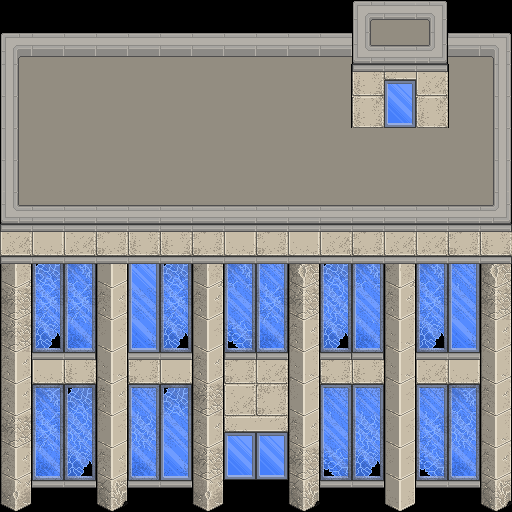

This game map was drawn from its Tiled (.tmx) file and the tilesets committed beside it. A one-line description and the full map source follow:
An orthogonal 16x16 tile map with 32x32 px tiles, 10 tile layers (Floor0, Floor0Alpha, Floor0Outer, Floor0OuterAlpha, ...).

<map version="1.10" tiledversion="1.10.1" orientation="orthogonal" renderorder="right-down" width="16" height="16" tilewidth="32" tileheight="32" infinite="0" nextlayerid="25" nextobjectid="6">
 <editorsettings>
  <export target="../../Scenes/Buildings/BuildingCityMed1.tscn" format="tscn" />
 </editorsettings>
 <tileset firstgid="1" source="../Test/City.tsx" />
 <layer id="15" name="Floor0" width="16" height="16">
  <data encoding="csv">
0,0,0,0,0,0,0,0,0,0,0,0,0,0,0,0,
0,0,0,0,0,0,0,0,0,0,0,0,0,0,0,0,
0,0,0,0,0,0,0,0,0,0,0,0,0,0,0,0,
0,0,0,0,0,0,0,0,0,0,0,0,0,0,0,0,
0,0,0,0,0,0,0,0,0,0,0,0,0,0,0,0,
0,0,0,0,0,0,0,0,0,0,0,0,0,0,0,0,
0,0,0,0,0,0,0,0,0,0,0,0,0,0,0,0,
0,0,0,0,0,0,0,0,0,0,0,0,0,0,0,0,
0,0,0,0,0,0,0,0,0,0,0,0,0,0,0,0,
205,206,206,206,206,206,206,206,206,206,206,206,206,206,206,207,
221,222,222,222,222,222,222,222,222,222,222,222,222,222,222,223,
221,222,222,222,222,222,222,222,222,222,222,222,222,222,222,223,
221,222,222,222,222,222,222,222,222,222,222,222,222,222,222,223,
221,222,222,222,222,222,222,222,222,222,222,222,222,222,222,223,
237,238,238,238,238,238,238,238,238,238,238,238,238,238,238,239,
0,0,0,0,0,0,0,0,0,0,0,0,0,0,0,0
</data>
 </layer>
 <layer id="14" name="Floor0Alpha" width="16" height="16">
  <data encoding="csv">
0,0,0,0,0,0,0,0,0,0,0,0,0,0,0,0,
0,0,0,0,0,0,0,0,0,0,0,0,0,0,0,0,
0,0,0,0,0,0,0,0,0,0,0,0,0,0,0,0,
0,0,0,0,0,0,0,0,0,0,0,0,0,0,0,0,
0,0,0,0,0,0,0,0,0,0,0,0,0,0,0,0,
0,0,0,0,0,0,0,0,0,0,0,0,0,0,0,0,
0,0,0,0,0,0,0,0,0,0,0,0,0,0,0,0,
0,0,0,0,0,0,0,0,0,0,0,0,0,0,0,0,
0,0,0,0,0,0,0,0,0,0,0,0,0,0,0,0,
0,0,0,0,0,0,0,0,0,0,0,0,0,0,0,0,
0,0,0,0,0,0,0,0,0,0,0,0,0,0,0,0,
0,0,0,0,0,0,0,0,0,0,0,0,0,0,0,0,
0,0,0,0,0,0,0,0,0,0,0,0,0,0,0,0,
0,0,0,0,0,0,0,0,0,0,0,0,0,0,0,0,
0,0,0,0,0,0,0,0,0,0,0,0,0,0,0,0,
0,0,0,0,0,0,0,0,0,0,0,0,0,0,0,0
</data>
 </layer>
 <layer id="6" name="Floor0Outer" width="16" height="16">
  <data encoding="csv">
0,0,0,0,0,0,0,0,0,0,0,0,0,0,0,0,
0,0,0,0,0,0,0,0,0,0,0,0,0,0,0,0,
0,0,0,0,0,0,0,0,0,0,0,0,0,0,0,0,
0,0,0,0,0,0,0,0,0,0,0,0,0,0,0,0,
0,0,0,0,0,0,0,0,0,0,0,0,0,0,0,0,
0,0,0,0,0,0,0,0,0,0,0,0,0,0,0,0,
0,0,0,0,0,0,0,0,0,0,0,0,0,0,0,0,
0,0,0,0,0,0,0,0,0,0,0,0,0,0,0,0,
0,0,0,0,0,0,0,0,0,0,0,0,0,0,0,0,
0,0,0,0,0,0,0,0,0,0,0,0,0,0,0,0,
0,0,0,0,0,0,0,0,0,0,0,0,0,0,0,0,
211,201,203,210,204,201,211,204,202,210,204,203,210,202,201,210,
211,199,200,211,198,200,212,202,204,209,198,198,209,198,199,211,
212,215,216,209,216,214,211,218,219,211,214,216,209,215,216,210,
211,230,232,211,230,229,212,234,235,212,231,232,209,231,230,211,
227,247,247,228,246,246,227,0,0,228,246,247,225,246,247,228
</data>
 </layer>
 <layer id="16" name="Floor0OuterAlpha" width="16" height="16">
  <data encoding="csv">
0,0,0,0,0,0,0,0,0,0,0,0,0,0,0,0,
0,0,0,0,0,0,0,0,0,0,0,0,0,0,0,0,
0,0,0,0,0,0,0,0,0,0,0,0,0,0,0,0,
0,0,0,0,0,0,0,0,0,0,0,0,0,0,0,0,
0,0,0,0,0,0,0,0,0,0,0,0,0,0,0,0,
0,0,0,0,0,0,0,0,0,0,0,0,0,0,0,0,
0,0,0,0,0,0,0,0,0,0,0,0,0,0,0,0,
0,0,0,0,0,0,0,0,0,0,0,0,0,0,0,0,
0,0,0,0,0,0,0,0,0,0,0,0,0,0,0,0,
0,0,0,0,0,0,0,0,0,0,0,0,0,0,0,0,
0,0,0,0,0,0,0,0,0,0,0,0,0,0,0,0,
0,246,248,0,247,247,0,245,245,0,248,248,0,246,246,0,
0,0,0,0,0,0,0,0,0,0,0,0,0,0,0,0,
0,0,0,0,0,0,0,0,0,0,0,0,0,0,0,0,
0,0,0,0,0,0,0,0,0,0,0,0,0,0,0,0,
0,0,0,0,0,0,0,0,0,0,0,0,0,0,0,0
</data>
 </layer>
 <layer id="17" name="Floor1" width="16" height="16">
  <data encoding="csv">
0,0,0,0,0,0,0,0,0,0,0,0,0,0,0,0,
0,0,0,0,0,0,0,0,0,0,0,0,0,0,0,0,
0,0,0,0,0,0,0,0,0,0,0,0,0,0,0,0,
0,0,0,0,0,0,0,0,0,0,0,0,0,0,0,0,
0,0,0,0,0,0,0,0,0,0,0,0,0,0,0,0,
205,206,206,206,206,206,206,206,206,206,206,206,206,206,206,207,
221,222,222,222,222,222,222,222,222,222,222,222,222,222,222,223,
221,222,222,222,222,222,222,222,222,222,222,222,222,222,222,223,
221,222,222,222,222,222,222,222,222,222,222,222,222,222,222,223,
221,222,222,222,222,222,222,222,222,222,222,222,222,222,222,223,
237,238,238,238,238,238,238,238,238,238,238,238,238,238,238,239,
0,0,0,0,0,0,0,0,0,0,0,0,0,0,0,0,
0,0,0,0,0,0,0,0,0,0,0,0,0,0,0,0,
0,0,0,0,0,0,0,0,0,0,0,0,0,0,0,0,
0,0,0,0,0,0,0,0,0,0,0,0,0,0,0,0,
0,0,0,0,0,0,0,0,0,0,0,0,0,0,0,0
</data>
 </layer>
 <layer id="18" name="Floor1Alpha" width="16" height="16">
  <data encoding="csv">
0,0,0,0,0,0,0,0,0,0,0,0,0,0,0,0,
0,0,0,0,0,0,0,0,0,0,0,0,0,0,0,0,
0,0,0,0,0,0,0,0,0,0,0,0,0,0,0,0,
0,0,0,0,0,0,0,0,0,0,0,0,0,0,0,0,
0,0,0,0,0,0,0,0,0,0,0,0,0,0,0,0,
0,0,0,0,0,0,0,0,0,0,0,0,0,0,0,0,
0,0,0,0,0,0,0,0,0,0,0,0,0,0,0,0,
0,0,0,0,0,0,0,0,0,0,0,0,0,0,0,0,
0,0,0,0,0,0,0,0,0,0,0,0,0,0,0,0,
0,0,0,0,0,0,0,0,0,0,0,0,0,0,0,0,
0,0,0,0,0,0,0,0,0,0,0,0,0,0,0,0,
0,0,0,0,0,0,0,0,0,0,0,0,0,0,0,0,
0,0,0,0,0,0,0,0,0,0,0,0,0,0,0,0,
0,0,0,0,0,0,0,0,0,0,0,0,0,0,0,0,
0,0,0,0,0,0,0,0,0,0,0,0,0,0,0,0,
0,0,0,0,0,0,0,0,0,0,0,0,0,0,0,0
</data>
 </layer>
 <layer id="19" name="Floor1Outer" width="16" height="16">
  <data encoding="csv">
0,0,0,0,0,0,0,0,0,0,0,0,0,0,0,0,
0,0,0,0,0,0,0,0,0,0,0,0,0,0,0,0,
0,0,0,0,0,0,0,0,0,0,0,0,0,0,0,0,
0,0,0,0,0,0,0,0,0,0,0,0,0,0,0,0,
0,0,0,0,0,0,0,0,0,0,0,0,0,0,0,0,
0,0,0,0,0,0,0,0,0,0,0,0,0,0,0,0,
0,0,0,0,0,0,0,0,0,0,0,0,0,0,0,0,
202,201,202,204,203,203,204,201,204,201,202,204,202,202,204,203,
195,200,199,193,197,200,195,199,198,196,200,199,195,199,198,196,
212,215,215,211,214,215,211,214,215,212,216,214,211,215,214,212,
212,232,230,209,229,232,209,231,230,211,232,230,210,232,229,211,
0,0,0,0,0,0,0,0,0,0,0,0,0,0,0,0,
0,0,0,0,0,0,0,0,0,0,0,0,0,0,0,0,
0,0,0,0,0,0,0,0,0,0,0,0,0,0,0,0,
0,0,0,0,0,0,0,0,0,0,0,0,0,0,0,0,
0,0,0,0,0,0,0,0,0,0,0,0,0,0,0,0
</data>
 </layer>
 <layer id="20" name="Floor1OuterAlpha" width="16" height="16">
  <data encoding="csv">
0,0,0,0,0,0,0,0,0,0,0,0,0,0,0,0,
0,0,0,0,0,0,0,0,0,0,0,0,0,0,0,0,
0,0,0,0,0,0,0,0,0,0,0,0,0,0,0,0,
0,0,0,0,0,0,0,0,0,0,0,0,0,0,0,0,
0,0,0,0,0,0,0,0,0,0,0,0,0,0,0,0,
0,0,0,0,0,0,0,0,0,0,0,0,0,0,0,0,
0,0,0,0,0,0,0,0,0,0,0,0,0,0,0,0,
245,246,247,246,247,247,247,247,246,247,247,247,247,246,247,248,
245,246,246,246,247,246,247,246,247,246,246,247,247,247,247,248,
0,0,0,0,0,0,0,0,0,0,0,0,0,0,0,0,
0,0,0,0,0,0,0,0,0,0,0,0,0,0,0,0,
0,0,0,0,0,0,0,0,0,0,0,0,0,0,0,0,
0,0,0,0,0,0,0,0,0,0,0,0,0,0,0,0,
0,0,0,0,0,0,0,0,0,0,0,0,0,0,0,0,
0,0,0,0,0,0,0,0,0,0,0,0,0,0,0,0,
0,0,0,0,0,0,0,0,0,0,0,0,0,0,0,0
</data>
 </layer>
 <layer id="24" name="Floor2" width="16" height="16">
  <data encoding="csv">
0,0,0,0,0,0,0,0,0,0,0,253,254,255,0,0,
205,206,206,206,206,206,206,206,206,206,206,237,238,239,206,207,
221,222,222,222,222,222,222,222,222,222,222,203,218,202,222,223,
221,222,222,222,222,222,222,222,222,222,222,203,234,203,222,223,
221,222,222,222,222,222,222,222,222,222,222,222,222,222,222,223,
221,222,222,222,222,222,222,222,222,222,222,222,222,222,222,223,
237,238,238,238,238,238,238,238,238,238,238,238,238,238,238,239,
0,0,0,0,0,0,0,0,0,0,0,0,0,0,0,0,
0,0,0,0,0,0,0,0,0,0,0,0,0,0,0,0,
0,0,0,0,0,0,0,0,0,0,0,0,0,0,0,0,
0,0,0,0,0,0,0,0,0,0,0,0,0,0,0,0,
0,0,0,0,0,0,0,0,0,0,0,0,0,0,0,0,
0,0,0,0,0,0,0,0,0,0,0,0,0,0,0,0,
0,0,0,0,0,0,0,0,0,0,0,0,0,0,0,0,
0,0,0,0,0,0,0,0,0,0,0,0,0,0,0,0,
0,0,0,0,0,0,0,0,0,0,0,0,0,0,0,0
</data>
 </layer>
 <layer id="23" name="Floor2Alpha" width="16" height="16">
  <data encoding="csv">
0,0,0,0,0,0,0,0,0,0,0,0,0,0,0,0,
0,0,0,0,0,0,0,0,0,0,0,0,0,0,0,0,
0,0,0,0,0,0,0,0,0,0,241,245,247,248,242,0,
0,0,0,0,0,0,0,0,0,0,241,0,0,0,242,0,
0,0,0,0,0,0,0,0,0,0,0,0,0,0,0,0,
0,0,0,0,0,0,0,0,0,0,0,0,0,0,0,0,
0,0,0,0,0,0,0,0,0,0,0,0,0,0,0,0,
0,0,0,0,0,0,0,0,0,0,0,0,0,0,0,0,
0,0,0,0,0,0,0,0,0,0,0,0,0,0,0,0,
0,0,0,0,0,0,0,0,0,0,0,0,0,0,0,0,
0,0,0,0,0,0,0,0,0,0,0,0,0,0,0,0,
0,0,0,0,0,0,0,0,0,0,0,0,0,0,0,0,
0,0,0,0,0,0,0,0,0,0,0,0,0,0,0,0,
0,0,0,0,0,0,0,0,0,0,0,0,0,0,0,0,
0,0,0,0,0,0,0,0,0,0,0,0,0,0,0,0,
0,0,0,0,0,0,0,0,0,0,0,0,0,0,0,0
</data>
 </layer>
</map>